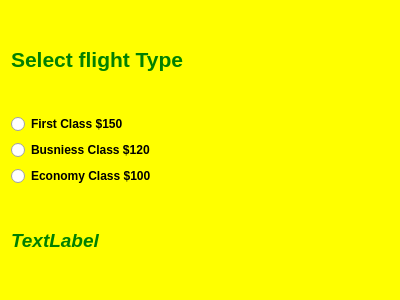
<?xml version="1.0" encoding="UTF-8"?>
<ui version="4.0">
    <class>Dialog</class>
    <widget class="QDialog" name="Dialog">
        <property name="geometry">
            <rect>
                <x>0</x>
                <y>0</y>
                <width>400</width>
                <height>300</height>
            </rect>
        </property>
        <property name="windowTitle">
            <string>Dialog</string>
        </property>
        <property name="styleSheet">
            <string notr="true">QDialog {background-color: yellow}
                QLabel {color:green}
            </string>
        </property>
        <layout class="QVBoxLayout" name="verticalLayout_3">
            <item>
                <layout class="QVBoxLayout" name="verticalLayout_2">
                    <item>
                        <widget class="QLabel" name="label">
                            <property name="font">
                                <font>
                                    <pointsize>16</pointsize>
                                    <bold>true</bold>
                                </font>
                            </property>
                            <property name="text">
                                <string>Select flight Type</string>
                            </property>
                        </widget>
                    </item>
                    <item>
                        <layout class="QVBoxLayout" name="verticalLayout">
                            <item>
                                <widget class="QRadioButton" name="radioButton_first">
                                    <property name="font">
                                        <font>
                                            <bold>true</bold>
                                        </font>
                                    </property>
                                    <property name="text">
                                        <string>First Class $150</string>
                                    </property>
                                </widget>
                            </item>
                            <item>
                                <widget class="QRadioButton" name="radioButton_busniess">
                                    <property name="font">
                                        <font>
                                            <bold>true</bold>
                                        </font>
                                    </property>
                                    <property name="text">
                                        <string>Busniess Class $120</string>
                                    </property>
                                </widget>
                            </item>
                            <item>
                                <widget class="QRadioButton" name="radioButton_economy">
                                    <property name="font">
                                        <font>
                                            <bold>true</bold>
                                        </font>
                                    </property>
                                    <property name="text">
                                        <string>Economy Class $100</string>
                                    </property>
                                </widget>
                            </item>
                        </layout>
                    </item>
                    <item>
                        <widget class="QLabel" name="label_result">
                            <property name="font">
                                <font>
                                    <pointsize>14</pointsize>
                                    <italic>true</italic>
                                    <bold>true</bold>
                                </font>
                            </property>
                            <property name="text">
                                <string>TextLabel</string>
                            </property>
                        </widget>
                    </item>
                </layout>
            </item>
        </layout>
    </widget>
    <resources/>
    <connections/>
</ui>
